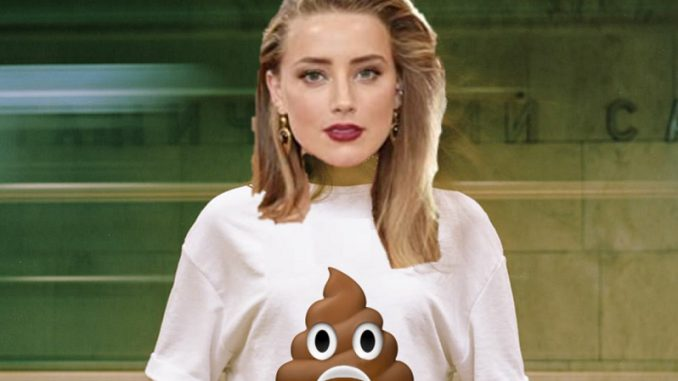
#> input picture george CV class/img/amberTurd.jpg, 678 x 381 px
$ jupyter execute meme.ipynb   (older library calls are emulated)
#> lines starting #> are read from the running program, lines starting #| are printed output that depends on the picture
[cell 1]
import cv2
import numpy as np
import matplotlib.pyplot as plt

[cell 2]
amber = cv2.imread('img/amberTurd.jpg')
#> amber is the input picture: shape (381, 678, 3); mean B, G, R 91.3, 118.8, 121.9
amber1 = cv2.cvtColor(amber, cv2.COLOR_BGR2RGB)

plt.figure(figsize = (15,15))
plt.imshow(amber1)

[cell 3]
amber3 = amber1.copy()
font = cv2.FONT_HERSHEY_PLAIN
text = 'Who are you'
textsize = cv2.getTextSize(text,font,1,5)[0]
textX = (amber3.shape[1] - textsize[0])/2
#> textX = 284
textY = (amber3.shape[0] + textsize[1])/2
#> textY = 196.5
textX=round(textX)
textY=round(textY)
#> textY = 196
cv2.putText(amber3,text,(textX,textY),font,1,(0,0,0),2)
plt.figure(figsize = (15,15))
plt.imshow(amber3)

[cell 4]
text2 = """Amber Turd"""


cv2.rectangle(amber3, (200,0),(500,25),(0,0,0),cv2.FILLED)
cv2.putText(amber3,'Amber Heard',(200,25),font,2.5,(255,255,255),2)
cv2.rectangle(amber3, (200,350),(500,381),(0,0,0),cv2.FILLED)
cv2.putText(amber3,text2,(200,381),font,3,(255,255,255),2)
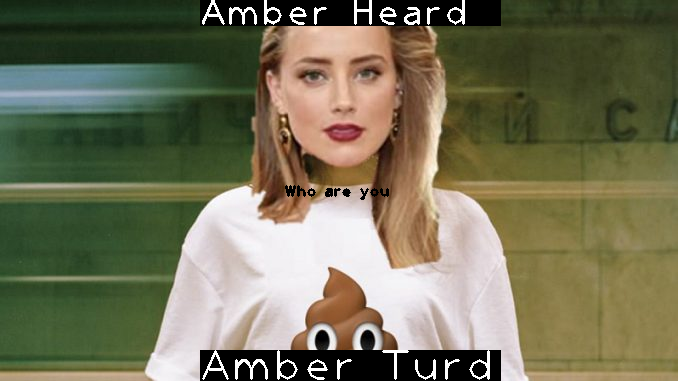
#> amber3: shape (381, 678, 3); mean R, G, B 115, 113.1, 86.9

plt.figure(figsize = (15,15))
plt.imshow(amber3)


$ run again, with george CV class/img/1.jpg copied over george CV class/img/amberTurd.jpg
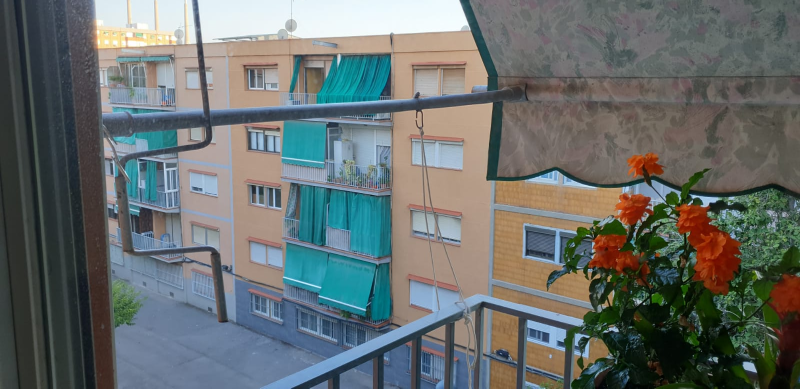
#> input picture george CV class/img/1.jpg, 1600 x 777 px (shown at 1/2 size)
#> amber is the input picture: shape (777, 1600, 3); mean B, G, R 108.9, 110.2, 103.9
#> `cv2.putText(amber3,text2,(200,381),font,3,(255,255,255),2)`:
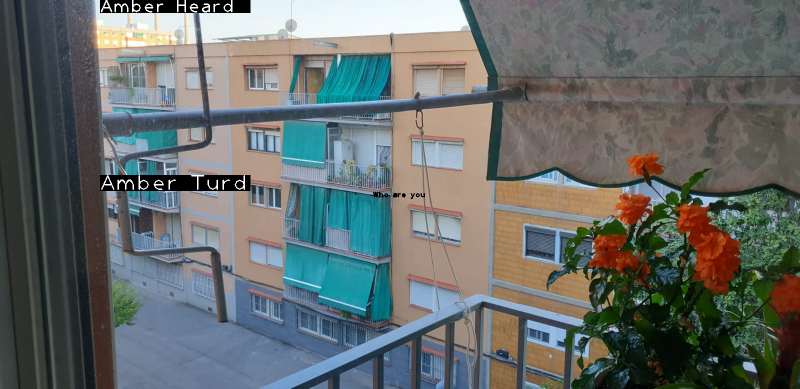
#> amber3: shape (777, 1600, 3) (shown at 1/2 size); mean R, G, B 102, 108.2, 106.7

$ run again, with george CV class/img/2.jpg copied over george CV class/img/amberTurd.jpg
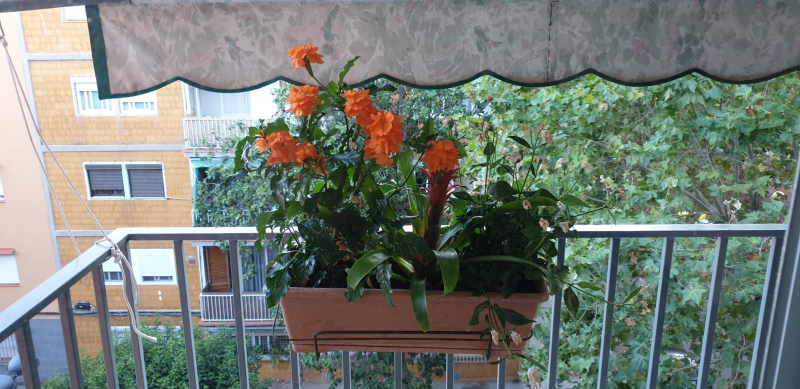
#> input picture george CV class/img/2.jpg, 1600 x 777 px (shown at 1/2 size)
#> amber is the input picture: shape (777, 1600, 3); mean B, G, R 116.6, 124.4, 116.2
#> `cv2.putText(amber3,text2,(200,381),font,3,(255,255,255),2)`:
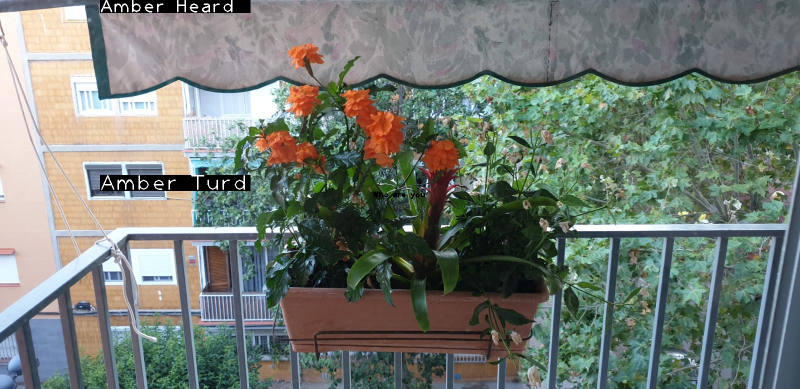
#> amber3: shape (777, 1600, 3) (shown at 1/2 size); mean R, G, B 114.9, 123, 115.1

$ run again, with george CV class/img/4.jpg copied over george CV class/img/amberTurd.jpg
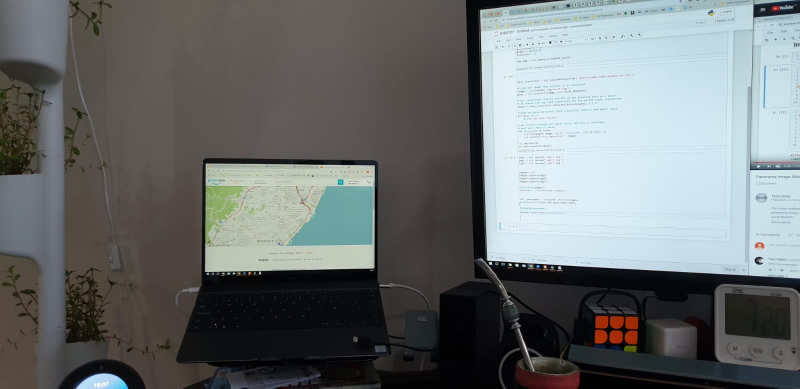
#> input picture george CV class/img/4.jpg, 1600 x 777 px (shown at 1/2 size)
#> amber is the input picture: shape (777, 1600, 3); mean B, G, R 112.1, 112, 107.5
#> `cv2.putText(amber3,text2,(200,381),font,3,(255,255,255),2)`:
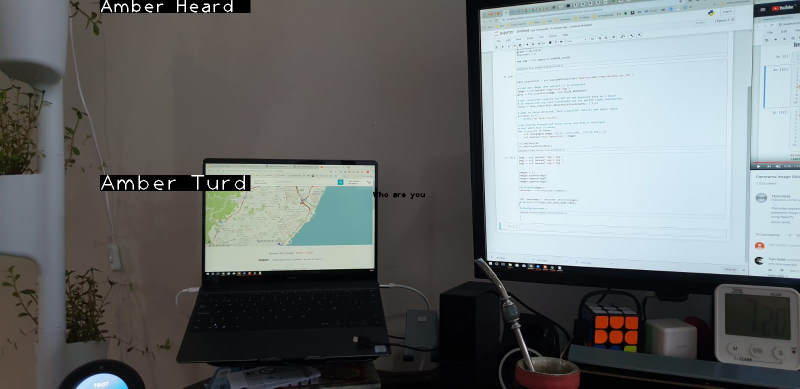
#> amber3: shape (777, 1600, 3) (shown at 1/2 size); mean R, G, B 106.7, 111.1, 111.4
